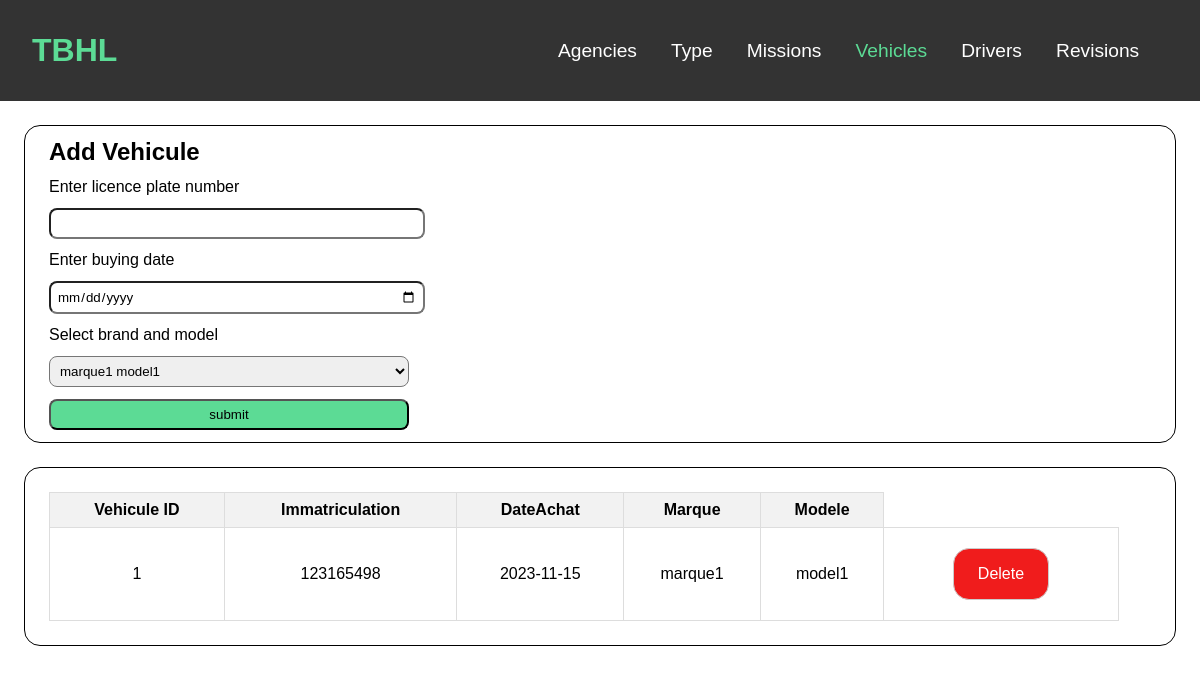
Page /vehicule on the earlier database version.
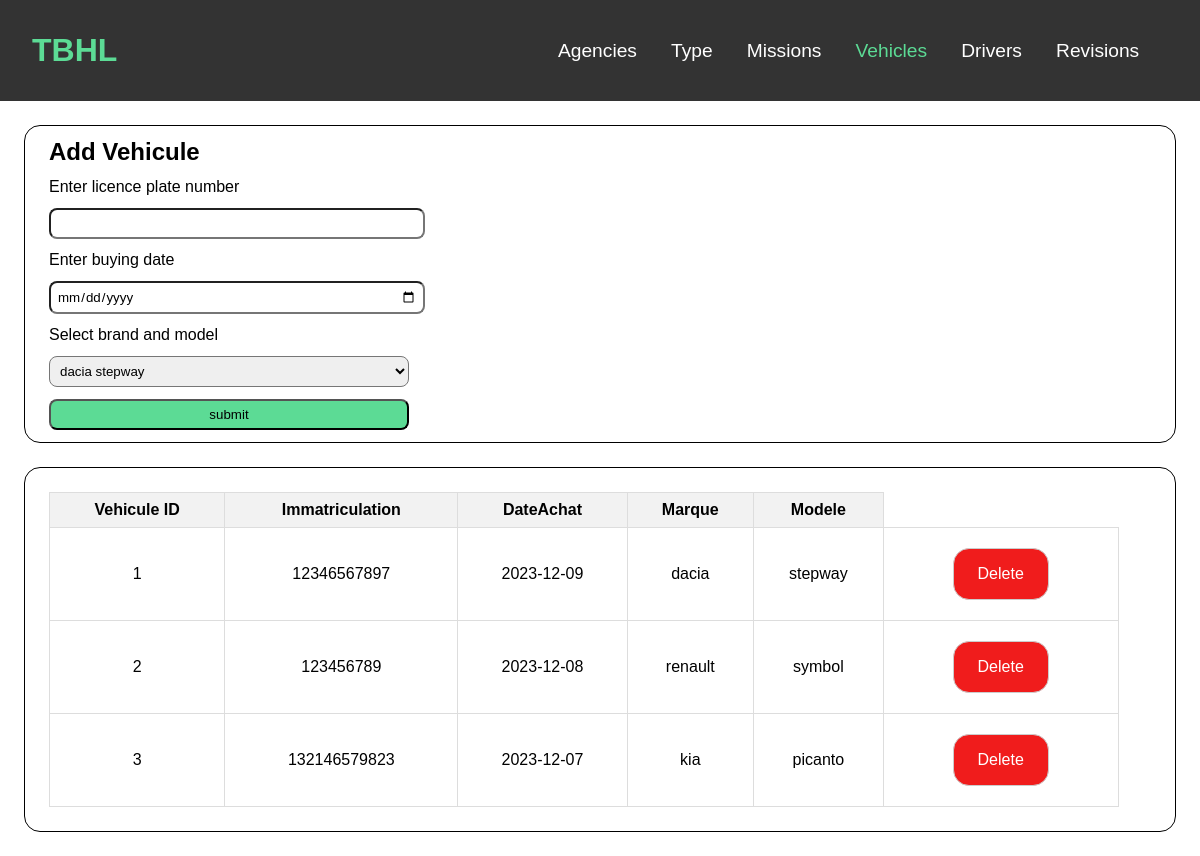
Same page on the later database version.
### tables this page shows
CREATE TABLE Vehicule(
        VehiculeID INTEGER PRIMARY KEY AUTOINCREMENT,
        TypeID INTEGER NOT NULL,
        Immatriculation TEXT NOT NULL,
        DateAchat TEXT NOT NULL
    );

CREATE TABLE Type(
        TypeID INTEGER PRIMARY KEY AUTOINCREMENT,
        Marque TEXT NOT NULL,
        Modele TEXT NOT NULL
    );

### main.py (the view, shortened to what this page needs)
@app.route("/vehicule",methods = ['GET' , 'POST'])
def vehicule():
    modele_list = cursor.execute('SELECT * FROM Type').fetchall()
    vehicule_list = cursor.execute('''SELECT Vehicule.*, Type.*
                                   FROM Vehicule
                                   JOIN Type ON Type.TypeID = Vehicule.TypeID''').fetchall()
    return render_template("vehiculemanager.html",vehicule_list=vehicule_list,modele_list=modele_list)

### templates/vehiculemanager.html (shortened to what this page needs)
<!DOCTYPE html>
<html lang="en">
<head>
    <link type="text/css" rel="stylesheet" href="{{ url_for('static', filename='stylesheet/body.css')}}">
    <link type="text/css" rel="stylesheet" href="{{ url_for('static', filename='stylesheet/appbar.css')}}">
</head>
<body>
    <header>
        <a href="/" id="logo">TBHL</a>
        <nav>
            <ul>
                <li><a href="/agence">Agencies</a></li>
                <li><a href="/type">Type</a></li>
                <li><a href="/mission">Missions</a></li>
                <li><a href="/vehicule" class="selected">Vehicles</a></li>
                <li><a href="/chauffeur">Drivers</a></li>
                <li><a href="/revision">Revisions</a></li>
            </ul>
        </nav>
    </header>
    <div class="add">
        <form method="post">
            <h2>Add Vehicule</h2>
            <label>Enter licence plate number</label>
            <input type="number" id="imma" name="immatriculation" required>
            <label>Enter buying date</label>
            <input type="date" id="date" name="dateachat" required>
            <label>Select brand and model</label>
            <select id="modele" name="modele">
                {% for modele in modele_list %}
                <option value="{{modele[0]}}">{{modele[1]}} {{modele[2]}}</option>
                {% endfor %}
            </select>
            <input type="submit" id="sub" value="submit">
        </form>
    </div>
    <div class="list">
        <table>
            <thead>
                <tr>
                    <th>Vehicule ID</th>
                    <th>Immatriculation</th>
                    <th>DateAchat</th>
                    <th>Marque</th>
                    <th>Modele</th>
                </tr>
            </thead>
            <tbody>
                {% for element in vehicule_list %}
                    <tr>
                        <td>{{ element[0] }}</td>
                        <td>{{ element[2] }}</td>
                        <td>{{ element[3] }}</td>
                        <td>{{ element[5] }}</td>
                        <td>{{ element[6] }}</td>
                        <td>
                            <a href="/vehicule/sup:{{element[0]}}">Delete</a>
                        </td>
                    </tr>
                {% endfor %}
            </tbody>
        </table>
    </div>
</body>
</html>

Differences in the rows shown:
changed Vehicule id 1: Immatriculation "123165498" → "12346567897"; DateAchat "2023-11-15" → "2023-12-09"; Marque "marque1" → "dacia"; Modele "model1" → "stepway"
added Vehicule: VehiculeID "2", Immatriculation "123456789", DateAchat "2023-12-08", Marque "renault", Modele "symbol"
added Vehicule: VehiculeID "3", Immatriculation "132146579823", DateAchat "2023-12-07", Marque "kia", Modele "picanto"
Other differences:
form field modele: "marque1 model1" → "dacia stepway"
